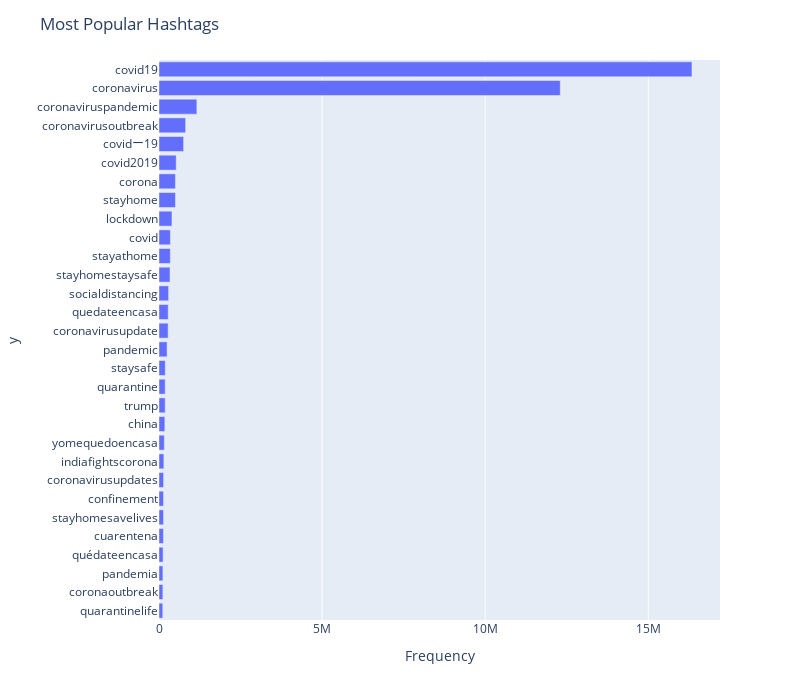

The cell this chart's notebook holds for it:
### Code cell
fig = px.bar(x=freq, y=top_hashtags, orientation='h')
fig.update_layout(
    height=700, width=800,
    title_text='Most Popular Hashtags',
    xaxis = {'title': 'Frequency'},
    yaxis = {'autorange': "reversed"}
)
fig.show()
py.plot(fig, filename = 'replies_vs_quotes', auto_open=True)

### Figure 1 — Plotly figure (JSON) as saved in the notebook; plotly's stock layout.template omitted (floating-point values rounded to 4 significant figures)
{"data": [{"alignmentgroup": "True", "hovertemplate": "x=%{x}<br>y=%{y}<extra></extra>", "legendgroup": "", "marker": {"color": "#636efa"}, "name": "", "offsetgroup": "", "orientation": "h", "showlegend": false, "textposition": "auto", "type": "bar", "x": [16339150, 12301284, 1160484, 816473, 753885, 527004, 504300, 503987, 396906, 348528, 346206, 336836, 294175, 282200, 279643, 247936, 192409, 189175, 189165, 179461, 163226, 149816, 140855, 138285, 138082, 135371, 125239, 119963, 118695, 115543], "xaxis": "x", "y": ["covid19", "coronavirus", "coronaviruspandemic", "coronavirusoutbreak", "covidー19", "covid2019", "corona", "stayhome", "lockdown", "covid", "stayathome", "stayhomestaysafe", "socialdistancing", "quedateencasa", "coronavirusupdate", "pandemic", "staysafe", "quarantine", "trump", "china", "yomequedoencasa", "indiafightscorona", "coronavirusupdates", "confinement", "stayhomesavelives", "cuarentena", "quédateencasa", "pandemia", "coronaoutbreak", "quarantinelife"], "yaxis": "y"}], "layout": {"barmode": "relative", "height": 700, "legend": {"tracegroupgap": 0}, "margin": {"t": 60}, "title": {"text": "Most Popular Hashtags"}, "width": 800, "xaxis": {"anchor": "y", "domain": [0, 1], "title": {"text": "Frequency"}}, "yaxis": {"anchor": "x", "autorange": "reversed", "domain": [0, 1], "title": {"text": "y"}}}}
